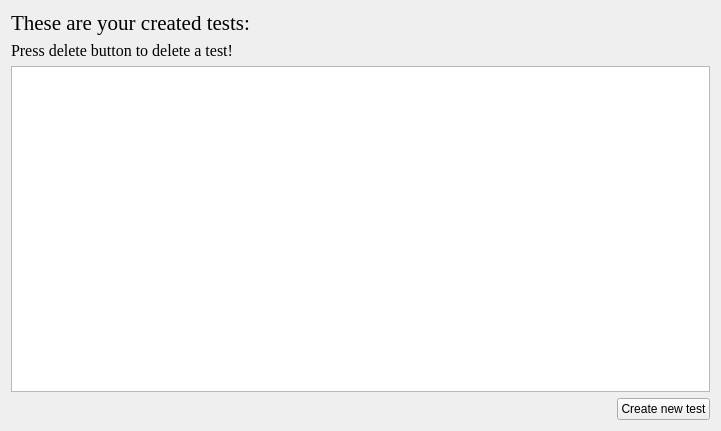
<?xml version="1.0" encoding="UTF-8"?>
<ui version="4.0">
 <class>ManageTest</class>
 <widget class="QWidget" name="ManageTest">
  <property name="geometry">
   <rect>
    <x>0</x>
    <y>0</y>
    <width>721</width>
    <height>431</height>
   </rect>
  </property>
  <property name="windowTitle">
   <string>QuestionnaireApp - Manage tests</string>
  </property>
  <property name="styleSheet">
   <string notr="true">QLineEdit, QPlainTextEdit, QComboBox, QRadioButton, QPushButton
{
font: 15px &quot;Times New Roman&quot;;
}
</string>
  </property>
  <layout class="QVBoxLayout" name="verticalLayout_2">
   <item>
    <layout class="QVBoxLayout" name="verticalLayout">
     <item>
      <widget class="QLabel" name="titleLabel">
       <property name="font">
        <font>
         <family>Times New Roman</family>
         <pointsize>16</pointsize>
        </font>
       </property>
       <property name="text">
        <string>These are your created tests:</string>
       </property>
      </widget>
     </item>
     <item>
      <widget class="QLabel" name="infoLabel">
       <property name="font">
        <font>
         <family>Times New Roman</family>
         <pointsize>12</pointsize>
         <weight>50</weight>
         <italic>false</italic>
         <bold>false</bold>
        </font>
       </property>
       <property name="text">
        <string>Press delete button to delete a test!</string>
       </property>
      </widget>
     </item>
     <item>
      <widget class="QTableWidget" name="testTableWidget">
       <property name="styleSheet">
        <string notr="true">QTableWidget
{
	font: 15px &quot;Times New Roman&quot;;
}

QHeaderView::section 
{
    background-color: silver;
    border: none;
	font-family: Times new Roman;
	font-size: 16px;
}

QTableWidget::item:selected
{ 
background-color: rgb(36, 36, 36);
color: white;
}
</string>
       </property>
       <property name="editTriggers">
        <set>QAbstractItemView::NoEditTriggers</set>
       </property>
       <property name="selectionMode">
        <enum>QAbstractItemView::SingleSelection</enum>
       </property>
       <property name="selectionBehavior">
        <enum>QAbstractItemView::SelectRows</enum>
       </property>
       <property name="gridStyle">
        <enum>Qt::DashLine</enum>
       </property>
      </widget>
     </item>
     <item>
      <layout class="QHBoxLayout" name="horizontalLayout">
       <item>
        <spacer name="horizontalSpacer">
         <property name="orientation">
          <enum>Qt::Horizontal</enum>
         </property>
         <property name="sizeHint" stdset="0">
          <size>
           <width>40</width>
           <height>20</height>
          </size>
         </property>
        </spacer>
       </item>
       <item>
        <widget class="QPushButton" name="createTestButton">
         <property name="text">
          <string>Create new test</string>
         </property>
        </widget>
       </item>
      </layout>
     </item>
    </layout>
   </item>
  </layout>
 </widget>
 <layoutdefault spacing="6" margin="11"/>
 <resources/>
 <connections/>
</ui>
